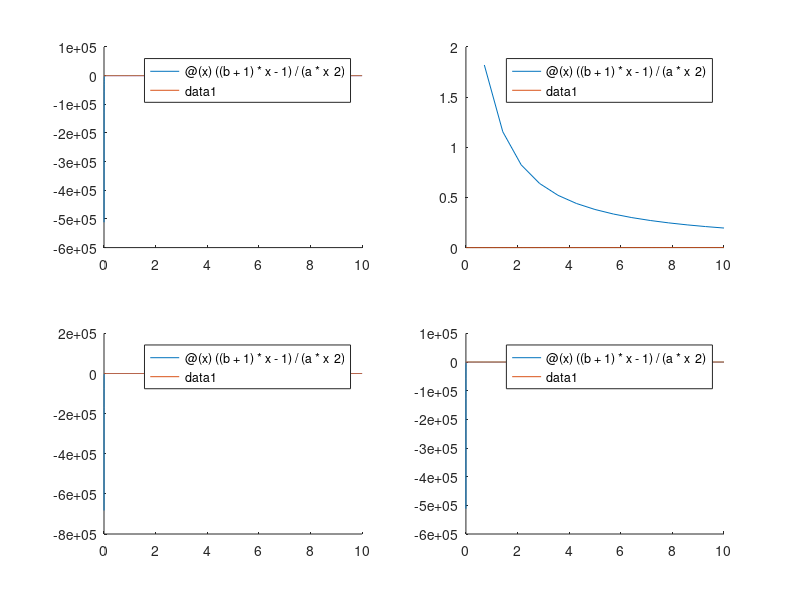

The MATLAB script that drew this image:
fig = figure;

fgen = @(a,b) @(x) ((b+1)*x - 1)/(a*x^2);
ggen = @(a,b) @(x) b/(a*x);

for i=1:4
    subplot(2,2,i);
    hold on
    fplot(fgen(i,i+1),[0,10]);
    fplot(ggen(i,i+1),[0,10]);
    hold off
end